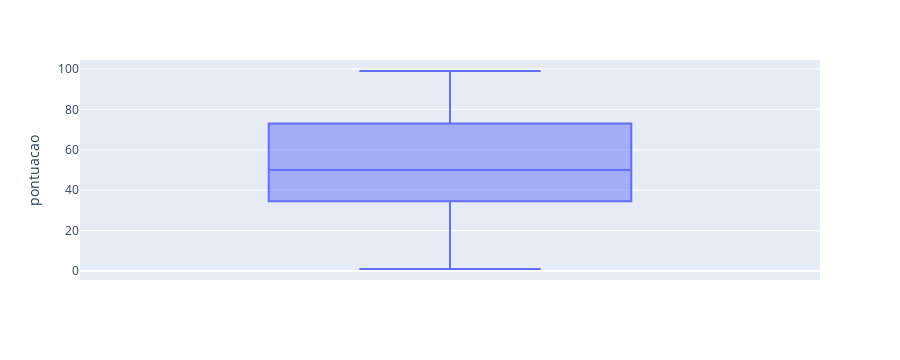

This figure's notebook cell:
### Code cell
boxplot = px.box(df, y="pontuacao")
boxplot.show()

### Figure 1 — Plotly figure (JSON) as saved in the notebook; plotly's stock layout.template omitted (floating-point values rounded to 4 significant figures; data arrays with more than 128 entries replaced by an {"elided": "..."} marker saying what was removed)
{"data": [{"alignmentgroup": "True", "hovertemplate": "pontuacao=%{y}<extra></extra>", "legendgroup": "", "marker": {"color": "#636efa"}, "name": "", "notched": false, "offsetgroup": "", "orientation": "v", "showlegend": false, "type": "box", "x0": " ", "xaxis": "x", "y": {"elided": "200 int values"}, "y0": " ", "yaxis": "y"}], "layout": {"boxmode": "group", "height": 360, "legend": {"tracegroupgap": 0}, "margin": {"t": 60}, "xaxis": {"anchor": "y", "autorange": true, "domain": [0, 1], "range": [-0.5, 0.5], "type": "category"}, "yaxis": {"anchor": "x", "autorange": true, "domain": [0, 1], "range": [-4.444, 104.4], "title": {"text": "pontuacao"}, "type": "linear"}}}
